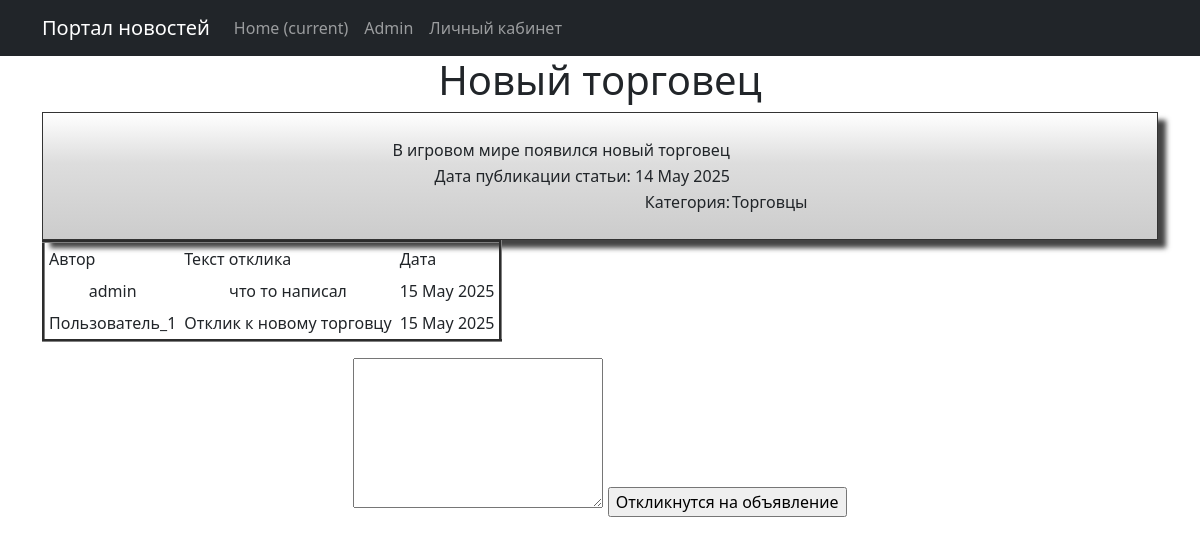
The app's page /4, older data.
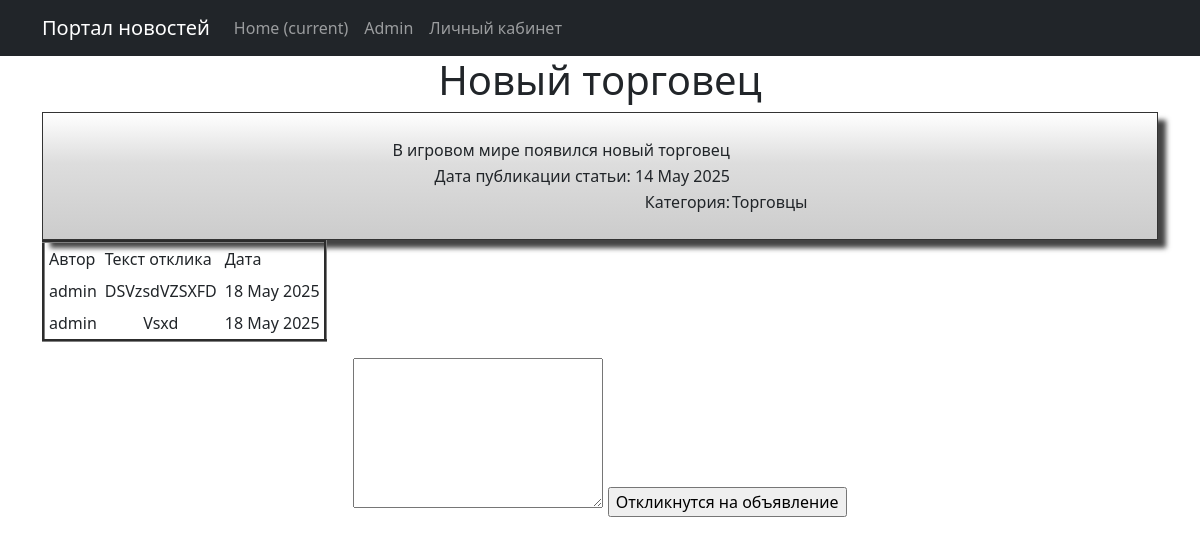
The same page, newer data.
### advertisement/models.py (models this page shows, shortened)
class Feedback(models.Model): # модель отклика
    ad_id = models.ForeignKey(Advertisement, on_delete=models.CASCADE)
    user_id = models.ForeignKey(User, on_delete=models.CASCADE)
    text_feedback = models.CharField(max_length = 255)
    feedback_received = models.BooleanField(default = False)
    date_time = models.DateTimeField(auto_now_add=True)

### advertisement/views.py (the view)
# urls.py: path('<int:pk>', AdDetail.as_view(), name='ad_detail'),
class AdDetail(DetailView):
    model = Advertisement
    template_name = 'advertisement/ad_detail.html'
    context_object_name = 'ad_detail'
    def get_context_data(self, **kwargs):
        ad = self.get_object()
        if ad.user_id == self.request.user:
            author_ad = True
        else:
            author_ad = False
        context = super().get_context_data(**kwargs)
        context['feedbacks'] = Feedback.objects.filter(ad_id=ad.pk)
        context['author_ad'] = author_ad
        return context

### advertisement/models.py (called while the page is built)
    def __str__(self):
        return self.name

### templates/advertisement/ad_detail.html (shortened to what this page needs)
{% extends 'flatpages/default.html' %}
{% block content %}
<h1>{{ ad_detail.title_ad }}</h1>
        <div class="shadowbox">
                <table align="center">
                    <tr><td align="left">{{ ad_detail.text_ad | safe }}</td></tr>
                    <tr><td align="right"> Дата публикации статьи: {{ ad_detail.date_time | date:'d M Y' }}</td></tr>
                    <tr>
                        <td align="right"> Категория:</td>
                        <td> {{ ad_detail.category }} </td>
                    </tr>
                </table>
        </div>
<div>
        {% if feedbacks %}
            <table border="3" cellpadding="4" cellspacing="1">
                <tr>
                    <td align="left">Автор</td>
                    <td align="left">Текст отклика</td>
                    <td align="left">Дата</td>
                </tr>
                {% for feedback in feedbacks%}
                <tr>
                    <td>{{ feedback.user_id }}</td>
                    <td>{{ feedback.text_feedback }}</td>
                    <td>{{ feedback.date_time | date:'d M Y' }}</td>
                </tr>
                {% endfor %}
            </table>
        {% else %}
        <h2>Пока никто не откликнулся на ваше объявление!</h2>
        {% endif%}
</div>
<div>
    <form action="{% url 'create_feedback' ad_detail.pk %}" method="post">
            <textarea name="text" style="width:250px;height:150px;"></textarea>
            <input type="submit" value="Откликнутся на объявление">
        </form>
</div>
{% endblock content %}

Row changes from the older to the newer data that the page shows:
removed Feedback: user_id "admin", text_feedback "что то написал", date_time "15 May 2025"
removed Feedback: user_id "Пользователь_1", text_feedback "Отклик к новому торговцу", date_time "15 May 2025"
added Feedback: user_id "admin", text_feedback "DSVzsdVZSXFD", date_time "18 May 2025"
added Feedback: user_id "admin", text_feedback "Vsxd", date_time "18 May 2025"
